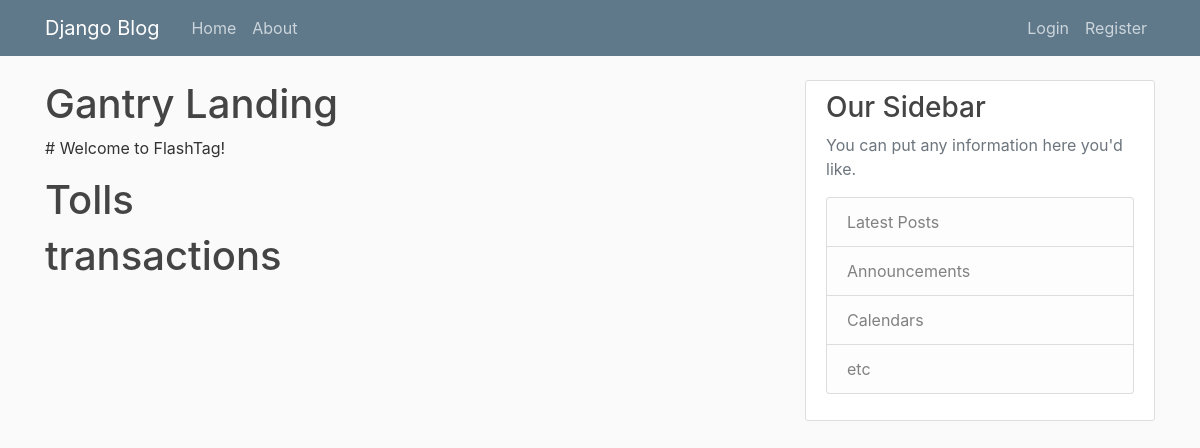
Page /Gantry/home/ on the earlier database version.
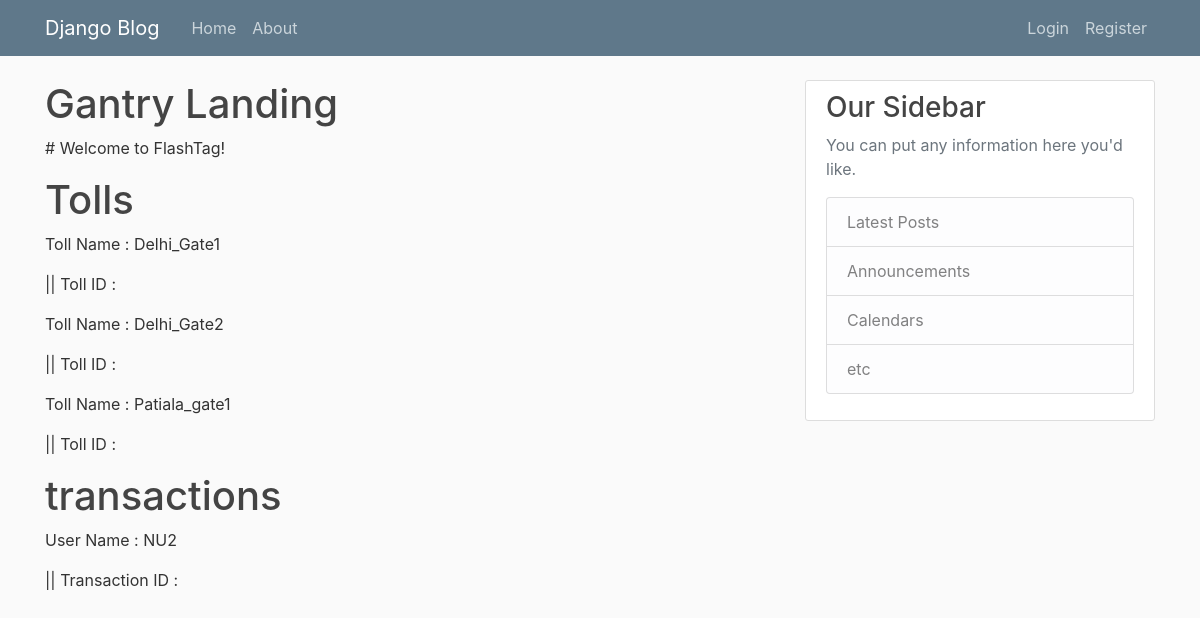
Same page on the later database version.
### Gantry/models.py (models this page shows, shortened)
class Toll(models.Model):
    toll_id = models.IntegerField(primary_key=True)
    toll_name = models.CharField(max_length = 30)
    toll_location = models.CharField(max_length = 30)
    toll_price_collected = models.DecimalField(max_digits=10,decimal_places=2)

class Transaction(models.Model):
    transaction_id = models.IntegerField(primary_key=True)
    user = models.ForeignKey(DjangoUser, on_delete=models.CASCADE)
    toll_id = models.ForeignKey(Toll, on_delete=models.CASCADE)
    vehicle_number = models.ForeignKey(Vehicle, on_delete=models.CASCADE)
    vehicle_distance = models.DecimalField(max_digits=10,decimal_places=2)
    transaction_amount = models.DecimalField(max_digits=10,decimal_places=2)
    transaction_time = models.DateTimeField(default=timezone.now)

### Gantry/views.py (the view)
# urls.py: 2. Add a URL to urlpatterns:  path('', views.home, name='home')
def home(request):
    Tolls = Toll.objects.all()
    Transactions = Transaction.objects.all()
    context = {
        'Tolls' : Tolls,
        'Transactions' : Transactions
    }
    return render(request, 'Gantry/home.html', context)

### Gantry/templates/Gantry/home.html
{% extends "User/base.html" %}
{% block content %}
<h1>Gantry Landing</h1>
<p># Welcome to FlashTag!</p>
<h1> Tolls </h1>
{% for Toll in Tolls %}
    <div >
        <p>Toll Name : {{ Toll.toll_name }} </p>
        <p>|| Toll ID : {{ Toll.id }} </p>
    </div>
{% endfor %}
<h1> transactions </h1>
{% for Transaction in Transactions %}
    <div >
        <p>User Name : {{ Transaction.user.username }} </p>
        <p>|| Transaction ID : {{ Transaction.id }} </p>
    </div>
{% endfor %}
{% endblock %}

### User/templates/User/base.html (shortened to what this page needs)
{% load static %}
<!DOCTYPE html>
<html lang="en">
<head>
    <link rel="stylesheet" href="https://cdn.jsdelivr.net/npm/bootstrap@4.0.0/dist/css/bootstrap.min.css">
    <link rel="stylesheet" type="text/css" href="{% static 'User/main.css' %}">
</head>
<body>
    <header class="site-header">
        <nav class="navbar navbar-expand-md navbar-dark bg-steel fixed-top">
          <div class="container">
            <a class="navbar-brand mr-4" href="#">Django Blog</a>
            <div class="collapse navbar-collapse" id="navbarToggle">
              <div class="navbar-nav mr-auto">
                <a class="nav-item nav-link" href="#">Home</a>
                <a class="nav-item nav-link" href="#">About</a>
              </div>
              <div class="navbar-nav">
                {% if user.is_authenticated %}
                  <a class="nav-item nav-link" href="#">New Post</a>
                  <a class="nav-item nav-link" href="#">Profile</a>
                  <a class="nav-item nav-link" href="#">Logout</a>
                {% else %}
                <a class="nav-item nav-link" href="#">Login</a>
                <a class="nav-item nav-link" href="#">Register</a>
                {% endif %}
              </div>
            </div>
          </div>
        </nav>
      </header>
      <main role="main" class="container">
        <div class="row">
          <div class="col-md-8">
            {% block content %}{% endblock %}
          </div>
          <div class="col-md-4">
            <div class="content-section">
              <h3>Our Sidebar</h3>
              <p class='text-muted'>You can put any information here you'd like.
                <ul class="list-group">
                  <li class="list-group-item list-group-item-light">Latest Posts</li>
                  <li class="list-group-item list-group-item-light">Announcements</li>
                  <li class="list-group-item list-group-item-light">Calendars</li>
                  <li class="list-group-item list-group-item-light">etc</li>
                </ul>
              </p>
            </div>
          </div>
        </div>
      </main>
  </body>
</body>
</html>

### User/static/User/main.css (style rules this page uses)
body { background: #fafafa; color: #333333; margin-top: 5rem; }
h1, h2, h3, h4, h5, h6 { color: #444444; }
ul { margin: 0; }
.bg-steel { background-color: #5f788a; }
.site-header .navbar-nav .nav-link { color: #cbd5db; }
.content-section { background: #ffffff; padding: 10px 20px; border: 1px solid #dddddd; border-radius: 3px; margin-bottom: 20px; }

Differences in the rows shown:
added Toll: toll_name "Delhi_Gate1"
added Toll: toll_name "Delhi_Gate2"
added Toll: toll_name "Patiala_gate1"
added Transaction: user.username "NU2"
